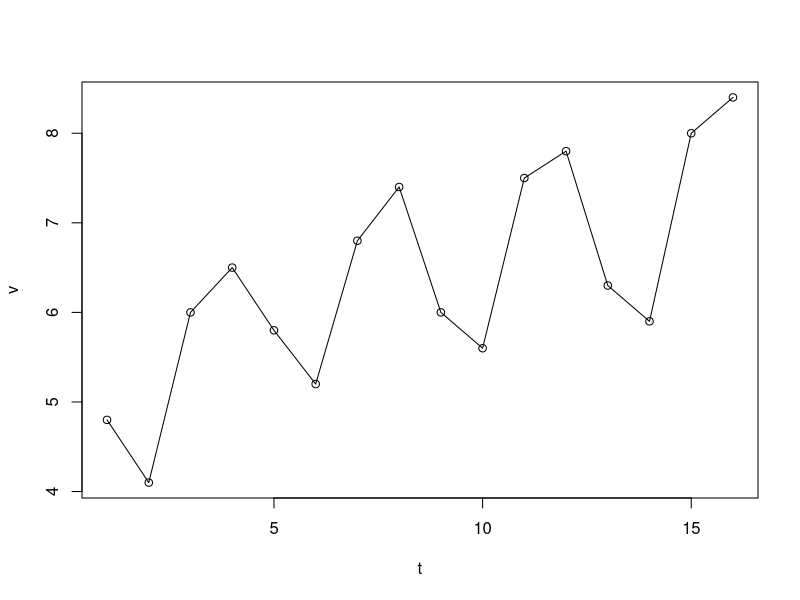
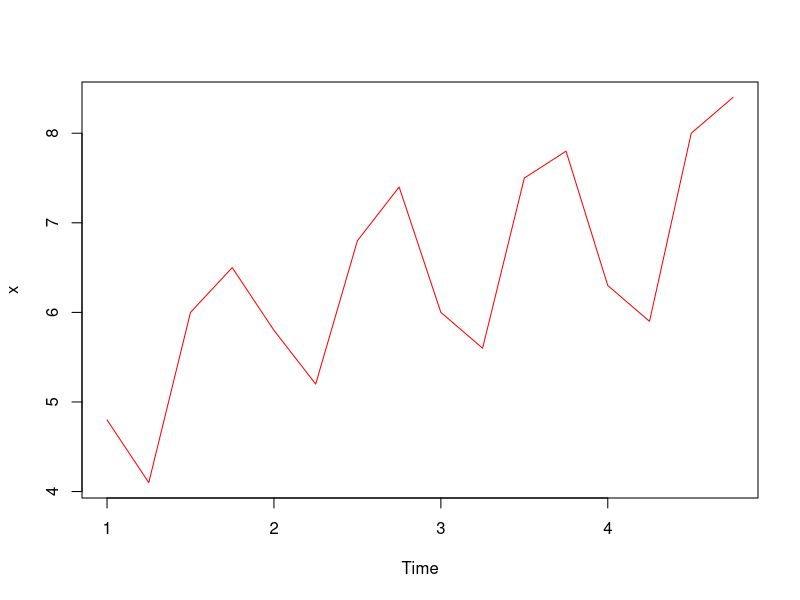
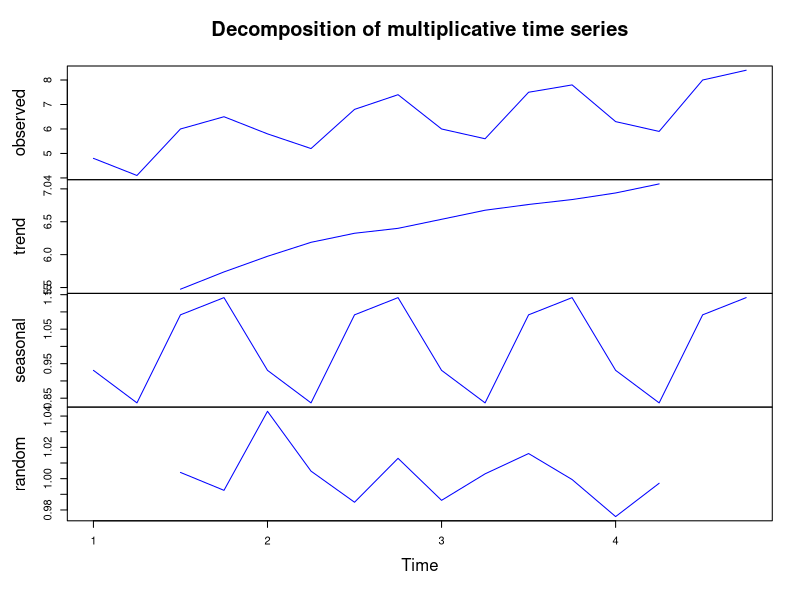
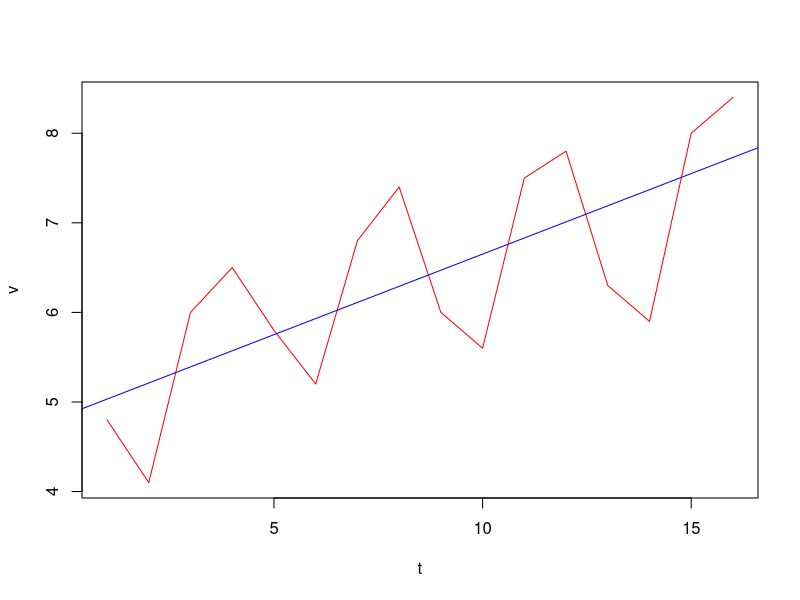
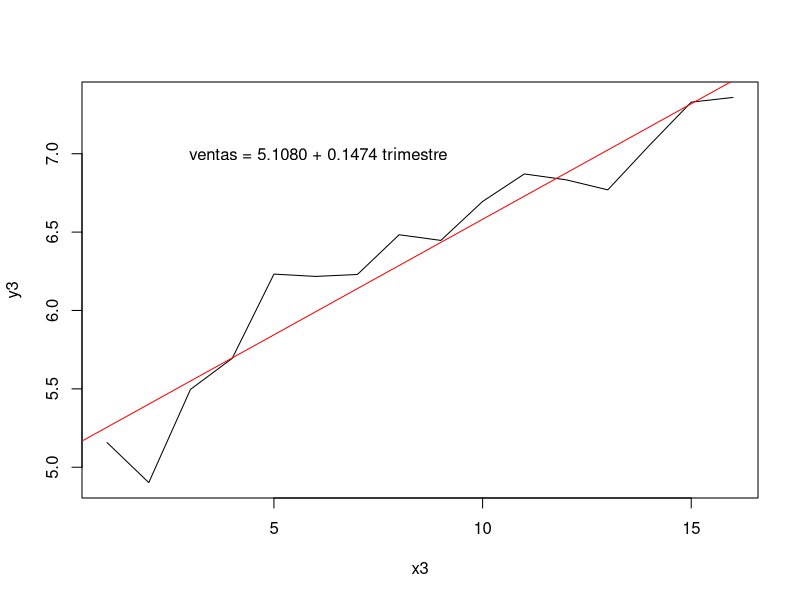
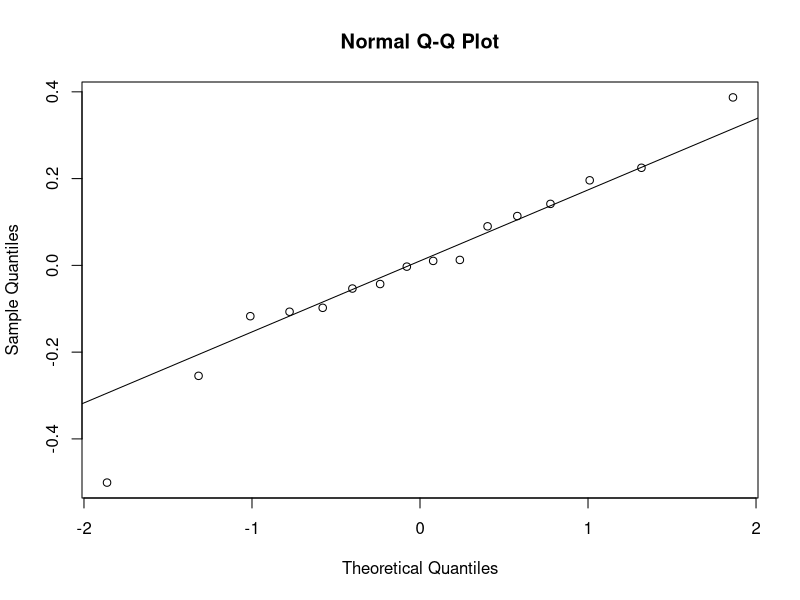
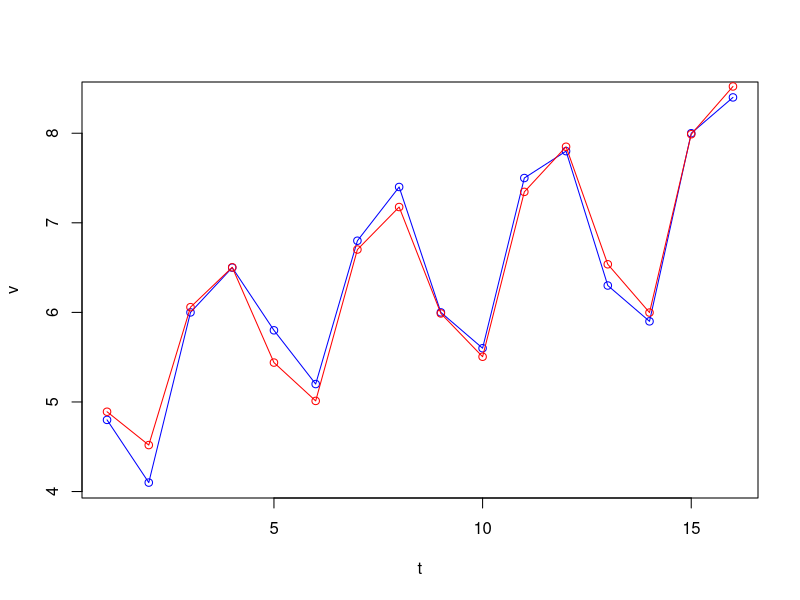
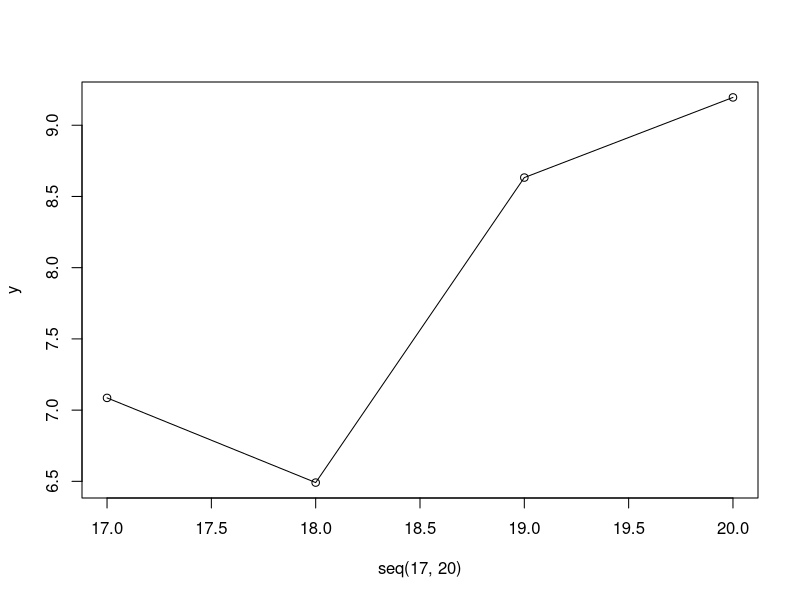

Reproduce these figures in R, in order.
## ---- chunk 1
knitr::opts_chunk$set(echo = FALSE)
## ---- chunk 2
v = c(4.8,4.1,6.0,6.5,5.8,5.2,6.8,7.4,6.0,5.6,7.5,7.8,6.3,5.9,8.0,8.4)
t = 1:16
plot(t,v, type="o")
## ---- chunk 3
x= ts(v, frequency = 4, start(c(2016,1)))
plot.ts(x, col = "red")
T = decompose(x, type="multiplicative")
plot(T, col ="blue")
## ---- chunk 4
T$seasonal
## ---- chunk 5
N = lm(v~t)
plot(t, v, type= "l", col = "red")
abline(N, col = "blue")
N
## ---- chunk 6
ventas_desestacionalizadas = (T$x)/(T$seasonal)
x3 = 1:16
y3 = ventas_desestacionalizadas
N3 = lm(y3~x3)
N3
plot(x3, y3, type = "l")
abline(N3, col = "red")
text(6, 7, " ventas = 5.1080 + 0.1474 trimestre")
summary(N3)
qqnorm(N3$residuals)
qqline(N3$residuals)
## ---- chunk 7
f = function(x) {5.1080 + 0.1474*x}
ee = NA
epep = NA
preds = NA
c = 1

for (tValue in t) {
  real = v[tValue]
  pred = f(tValue)*T$seasonal[c]
  
  if (c > 4) {
    c = 1
  }
  preds[tValue] = pred
  c = c + 1
  error = real - pred
  EPAM = abs(error / real)
  
  CME = error^2
  ee[tValue] = CME
  epep[tValue] = EPAM
}

print(mean(ee))
print(mean(epep))

plot(t, v, , type= "o", col = "blue")
lines(t, preds, , type= "o", col = "red")
## ---- chunk 8
f = function(x) {5.1080 + 0.1474*x}
a1 = T$seasonal[1]
a2 = T$seasonal[2]
a3 = T$seasonal[3]
a4 = T$seasonal[4];

y = c(f(17)*a1, f(18)*a2, f(19)*a3,f(20)*a4)

plot(seq(17,20), y , type = "o")
## ---- chunk 9
T2 = decompose(x, type="additive")
ventas_desestacionalizadas2 = (T2$x)/(T2$seasonal)
x2 = 1:16
y2 = ventas_desestacionalizadas2
N2 = lm(y2~x2)
N2
plot(x2, y2, type = "l")
abline(N2, col = "red")
summary(N2)
qqnorm(N2$residuals)
qqline(N2$residuals)

f2 = function(x) {-3.5443 + 0.4847*x}
ee = NA
epep = NA
preds = NA

for (tValue in t) {
  real = v[tValue]
  pred = f2(tValue)*T2$seasonal[c]
  if (c > 4) {
    c = 1
  }
  preds[tValue] = pred
  c = c + 1
  error = real - pred
  EPAM = abs(error / real)
  
  CME = error^2
  ee[tValue] = CME
  epep[tValue] = EPAM
}

print(mean(ee))
print(mean(epep))

plot(t, v, , type= "o", col = "blue")
lines(t, preds, , type= "o", col = "red")
## ---- chunk 10
pt = c(1690,1800,1850,940,900,1100,2625,2900,2930,2500,2360,2615)
t2 = 1:12
plot(t2,pt, type="o")
## ---- chunk 11
x2 = ts(pt, frequency = 4, start(c(2016,1)))
plot.ts(x2, col = "red")
T3 = decompose(x2, type="multiplicative")
plot(T3, col ="blue")
T3$seasonal
## ---- chunk 12
p = NA
e = NA

n = 12
k = 4

for(i in 1:(n-k)) {
  p[i+k] =(pt[i]+pt[i+1]+pt[i+2]+pt[i+3])/k; e[i+k] = p[i+k] - pt[i+k]
}

#Suavizamiento por promedios móviles
Te=data.frame(t2,p,pt,e^2)

#Calcula el cuadrado medio del errores sin NA:
CME=mean(e^2,na.rm=TRUE)

plot(t2, pt, type="o", col="red")
x = (k+1):n
lines(x,p[x],type="o",col="blue")

## ---- chunk 13
p2 = NA
e2 = NA

n = 12
k = 4

for(i in 1:(n-k)) {
  p2[i+k]=(1/10)*pt[i]+(2/10)*pt[i+1]+(3/10)*pt[i+2]+(4/10)*pt[i+3]
  e2[i+k] = p2[i+k] - pt[i+k]
}

#Suavizamiento por promedios móviles ponderados

T2 =data.frame(t2,p2,pt,e2^2)

#Calcula el cuadrado medio del errores sin NA:
CME2=mean(e2^2,na.rm=TRUE)


plot(t2, pt, type="o", col="red")
x = (k+1):n
lines(x,p2[x],type="o",col="blue")
